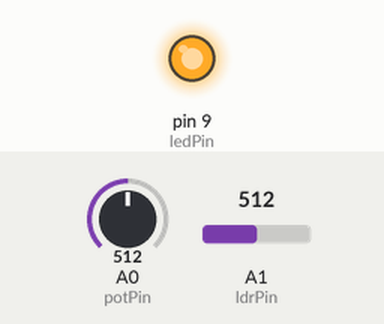
Recording of a sketch running on a simulated Arduino Nano, built with avr-gcc and run on an emulated ATmega328P. On the bench: output pins drawn as LEDs (lit = HIGH). The test bench sets the inputs (shaded band); at power-on: A1 (ldrPin) = 512, A0 (potPin) = 512.

Above: at 1.2 s.
1.3 s: A1 (ldrPin) set to 526
At 2.5 s:
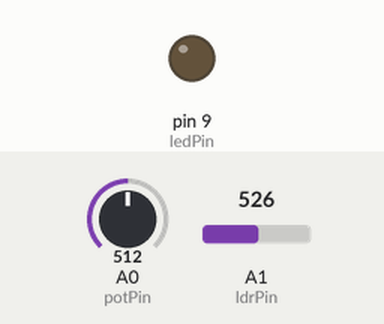
2.8 s: A1 (ldrPin) set to 511
At 4.0 s:
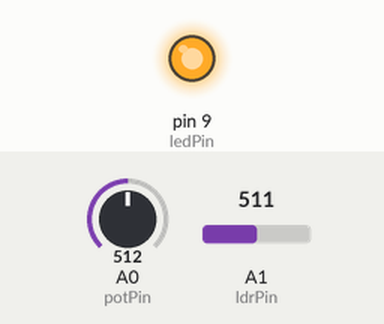
4.3 s: A1 (ldrPin) set to 716
At 5.4 s:
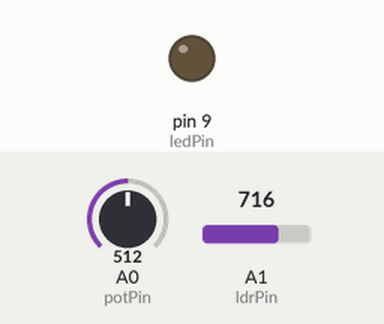
Timing chart, 0 to 7.3 s (numbered marks = the images above; inputs shaded):
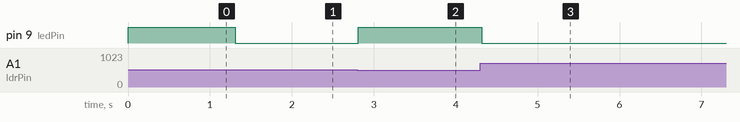

Measured:
- the behaviour switches between 512 and 513 on A1 (ldrPin) (found by bisection; images 0 and 1)
- after the input at 1.3 s, pin 9 (ledPin): HIGH → LOW at once
- after the input at 2.8 s, pin 9 (ledPin): LOW → HIGH at once
- after the input at 4.3 s, pin 9 (ledPin): HIGH → LOW at once

The sketch:

07a_dawn_switch.ino
```cpp
const unsigned int ledPin = 9;
const unsigned int potPin = A0;
const unsigned int ldrPin = A1;

void setup() {
  pinMode(ledPin, OUTPUT);
  //Serial.begin(9600);
}

void loop() {
  int potValue = analogRead(potPin); // ADC 10 Bit 0 bis 1023
  int ldrValue = analogRead(ldrPin); // ADC 10 Bit 0 bis 1023
  //Serial.print("Poti: "); Serial.println(potValue);      // debug
  //Serial.print("LDR: "); Serial.println(ldrValue);
  //analogWrite(ledPin, map( potValue, 0, 1023, 0, 255) ); // DAC 8 Bit, 0 bis 255
  // Wenn-Dann-Sonst Funktion
  if (ldrValue <= potValue ) {
    digitalWrite(ledPin, HIGH);
  }
  else {
    digitalWrite(ledPin, LOW);
  }
  delay(50);
}
```
